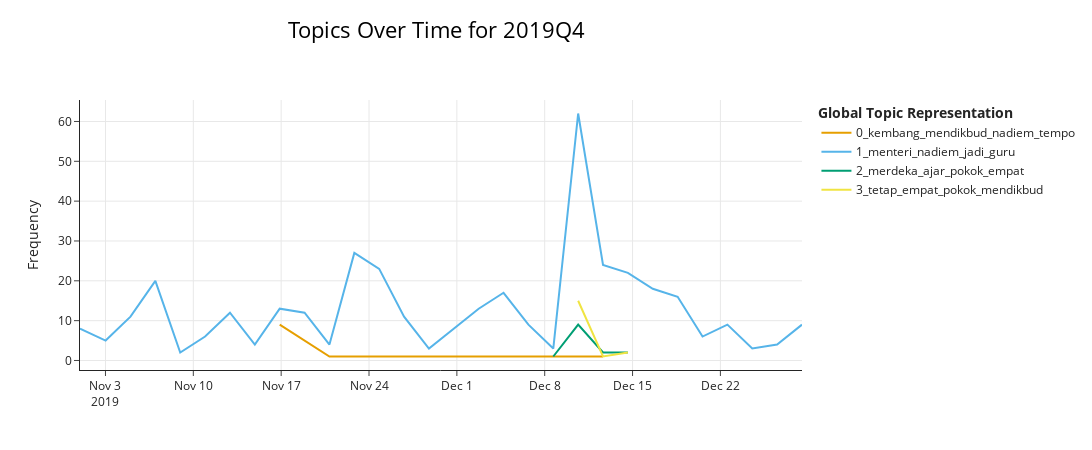
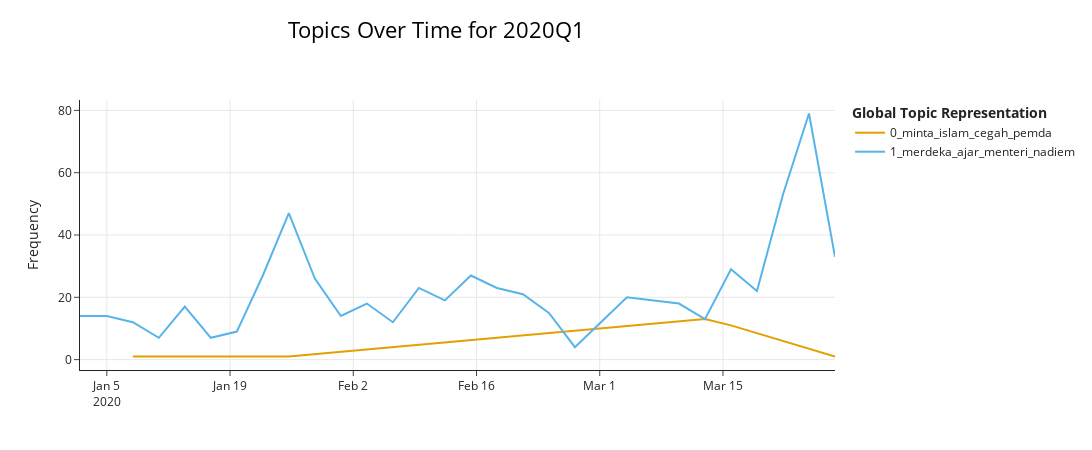
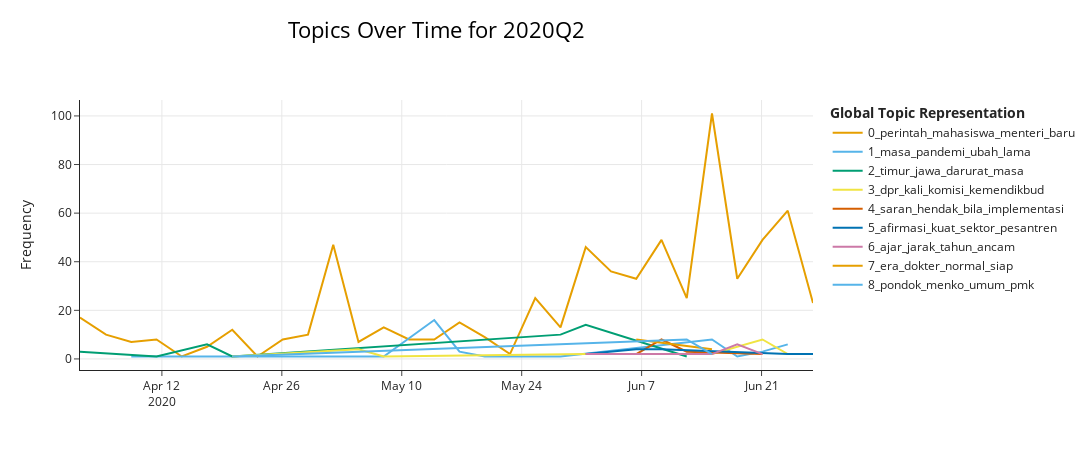
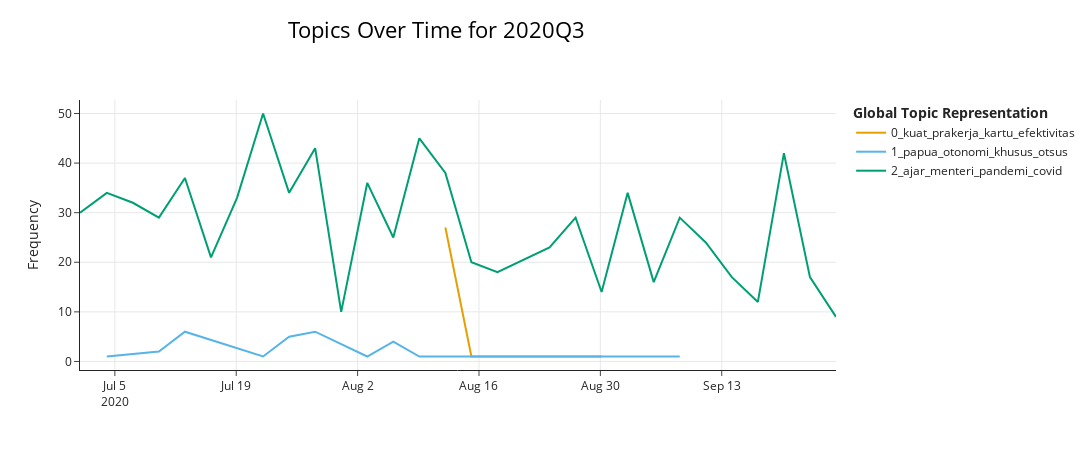

The cell these charts' notebook holds for them, in order:
### Code cell
for period, result in results.items():
    fig = result['model'].visualize_topics_over_time(result['topics_over_time'], top_n_topics=10)
    fig.update_layout(title_text=f"Topics Over Time for {period}")
    fig.show()

### Figure 1 — Plotly figure (JSON) as saved in the notebook; plotly's stock layout.template omitted (floating-point values rounded to 4 significant figures)
{"data": [{"hoverinfo": "text", "hovertext": ["<b>Topic 0</b><br>Words: kembang, mendikbud, nadiem, tempo, barong", "<b>Topic 0</b><br>Words: kembang, mendikbud, nadiem, tempo, barong", "<b>Topic 0</b><br>Words: kembang, mendikbud, nadiem, tempo, barong"], "marker": {"color": "#E69F00"}, "mode": "lines", "name": "0_kembang_mendikbud_nadiem_tempo", "type": "scatter", "x": ["2019-11-16T21:13:30.400000+00:00", "2019-11-20T20:21:06+00:00", "2019-12-12T15:32:51.800000+00:00"], "y": [9, 1, 1]}, {"hoverinfo": "text", "hovertext": ["<b>Topic 1</b><br>Words: teu, demo, agama, publik, buat", "<b>Topic 1</b><br>Words: pusat, wamen, puasa, timbang, teliti", "<b>Topic 1</b><br>Words: guru, bangun, sehat, sekolah, jadi", "<b>Topic 1</b><br>Words: jadi, indonesia, jangan, menteri, coba", "<b>Topic 1</b><br>Words: andai, bidikmisi, kemeristekdikti, institusi, miskin", "<b>Topic 1</b><br>Words: makan, sedia, tambah, anak, satu", "<b>Topic 1</b><br>Words: tingkat, syarat, bpjs, lebih, indonesia", "<b>Topic 1</b><br>Words: indeks, lihat, fik, dilema, pra", "<b>Topic 1</b><br>Words: lima, indonesia, nadiem, guru, tanda", "<b>Topic 1</b><br>Words: jadi, teliti, nadiem, makarim, indonesia", "<b>Topic 1</b><br>Words: ndoro, gumun, ganti, formasi, daftar", "<b>Topic 1</b><br>Words: analisis, jadi, guru, moga, nadiem", "<b>Topic 1</b><br>Words: guru, nadiem, baik, harap, jadi", "<b>Topic 1</b><br>Words: menteri, un, jadi, ganti, pintro", "<b>Topic 1</b><br>Words: analisis, masif, mahal, panji, pastika", "<b>Topic 1</b><br>Words: utbk, amp, guru, baru, resmi", "<b>Topic 1</b><br>Words: aceh, jadi, mh, sh, kasih", "<b>Topic 1</b><br>Words: banyak, baru, jadi, guru, kurikulum", "<b>Topic 1</b><br>Words: ppp, perempuan, politik, berapa, peran", "<b>Topic 1</b><br>Words: ibu, kritik, sangat, bapak, bagai", "<b>Topic 1</b><br>Words: makarim, nadiem, ajar, merdeka, menteri", "<b>Topic 1</b><br>Words: menteri, sebut, ganti, nadiem, terobos", "<b>Topic 1</b><br>Words: un, menteri, enggak, hapus, baru", "<b>Topic 1</b><br>Words: menteri, guru, nadiem, ajar, budaya", "<b>Topic 1</b><br>Words: jadi, un, muhammadiyah, guru, menteri", "<b>Topic 1</b><br>Words: muhammadiyah, un, sd, ajar, cipta", "<b>Topic 1</b><br>Words: menteri, orang, uji, nasional, kapal", "<b>Topic 1</b><br>Words: buku, siswa, nadiem, terap, ajar", "<b>Topic 1</b><br>Words: apabila, mungkin, beban, langgar, minimal", "<b>Topic 1</b><br>Words: provinsi, jawa, tengah, ketua, jajah"], "marker": {"color": "#56B4E9"}, "mode": "lines", "name": "1_menteri_nadiem_jadi_guru", "type": "scatter", "x": ["2019-10-31T23:17:31.166000+00:00", "2019-11-03T00:16:55.800000+00:00", "2019-11-04T23:50:43.600000+00:00", "2019-11-06T23:24:31.400000+00:00", "2019-11-08T22:58:19.200000+00:00", "2019-11-10T22:32:07+00:00", "2019-11-12T22:05:54.800000+00:00", "2019-11-14T21:39:42.600000+00:00", "2019-11-16T21:13:30.400000+00:00", "2019-11-18T20:47:18.200000+00:00", "2019-11-20T20:21:06+00:00", "2019-11-22T19:54:53.800000+00:00", "2019-11-24T19:28:41.600000+00:00", "2019-11-26T19:02:29.400000+00:00", "2019-11-28T18:36:17.200000+00:00", "2019-11-30T18:10:05+00:00", "2019-12-02T17:43:52.800000+00:00", "2019-12-04T17:17:40.600000+00:00", "2019-12-06T16:51:28.400000+00:00", "2019-12-08T16:25:16.200000+00:00", "2019-12-10T15:59:04+00:00", "2019-12-12T15:32:51.800000+00:00", "2019-12-14T15:06:39.600000+00:00", "2019-12-16T14:40:27.400000+00:00", "2019-12-18T14:14:15.200000+00:00", "2019-12-20T13:48:03+00:00", "2019-12-22T13:21:50.800000+00:00", "2019-12-24T12:55:38.600000+00:00", "2019-12-26T12:29:26.400000+00:00", "2019-12-28T12:03:14.200000+00:00"], "y": [8, 5, 11, 20, 2, 6, 12, 4, 13, 12, 4, 27, 23, 11, 3, 8, 13, 17, 9, 3, 62, 24, 22, 18, 16, 6, 9, 3, 4, 9]}, {"hoverinfo": "text", "hovertext": ["<b>Topic 2</b><br>Words: dorong, lanjut, zonasi, mendikbud, merdeka", "<b>Topic 2</b><br>Words: merdeka, ajar, pokok, empat, sampai", "<b>Topic 2</b><br>Words: merdeka, pokok, ajar, luncur, empat", "<b>Topic 2</b><br>Words: khitah, kembali, literasi, merdeka, ajar"], "marker": {"color": "#009E73"}, "mode": "lines", "name": "2_merdeka_ajar_pokok_empat", "type": "scatter", "x": ["2019-12-08T16:25:16.200000+00:00", "2019-12-10T15:59:04+00:00", "2019-12-12T15:32:51.800000+00:00", "2019-12-14T15:06:39.600000+00:00"], "y": [1, 9, 2, 2]}, {"hoverinfo": "text", "hovertext": ["<b>Topic 3</b><br>Words: tetap, empat, pokok, mendikbud, merdeka", "<b>Topic 3</b><br>Words: tetap, empat, pokok, mendikbud, merdeka", "<b>Topic 3</b><br>Words: tetap, empat, pokok, mendikbud, merdeka"], "marker": {"color": "#F0E442"}, "mode": "lines", "name": "3_tetap_empat_pokok_mendikbud", "type": "scatter", "x": ["2019-12-10T15:59:04+00:00", "2019-12-12T15:32:51.800000+00:00", "2019-12-14T15:06:39.600000+00:00"], "y": [15, 1, 2]}], "layout": {"height": 450, "hoverlabel": {"bgcolor": "white", "font": {"family": "Rockwell", "size": 16}}, "legend": {"title": {"text": "<b>Global Topic Representation"}}, "title": {"font": {"color": "Black", "size": 22}, "text": "Topics Over Time for 2019Q4", "x": 0.4, "xanchor": "center", "y": 0.95, "yanchor": "top"}, "width": 1250, "xaxis": {"showgrid": true}, "yaxis": {"showgrid": true, "title": {"text": "Frequency"}}}}

### Figure 2 — Plotly figure (JSON) as saved in the notebook; plotly's stock layout.template omitted (floating-point values rounded to 4 significant figures)
{"data": [{"hoverinfo": "text", "hovertext": ["<b>Topic 0</b><br>Words: klaim, dprd, sinkron, minta, islam", "<b>Topic 0</b><br>Words: minta, pemda, gerak, cepat, baru", "<b>Topic 0</b><br>Words: minta, islam, cegah, pemda, ikut", "<b>Topic 0</b><br>Words: minta, islam, cegah, pemda, ikut", "<b>Topic 0</b><br>Words: minta, ikut, papua, agama, lembaga"], "marker": {"color": "#E69F00"}, "mode": "lines", "name": "0_minta_islam_cegah_pemda", "type": "scatter", "x": ["2020-01-07T22:49:31+00:00", "2020-01-25T16:17:55+00:00", "2020-03-12T22:53:39+00:00", "2020-03-15T21:48:23+00:00", "2020-03-27T17:27:19+00:00"], "y": [1, 1, 13, 11, 1]}, {"hoverinfo": "text", "hovertext": ["<b>Topic 1</b><br>Words: integrasi, kemendikbud, ubah, sinkron, jalur", "<b>Topic 1</b><br>Words: malaysia, mundur, kritik, habis, menteri", "<b>Topic 1</b><br>Words: menteri, sekolah, ajar, jateng, merdeka", "<b>Topic 1</b><br>Words: anies, banyak, anggar, ibu, bapak", "<b>Topic 1</b><br>Words: jago, formal, ilmu, arah, non", "<b>Topic 1</b><br>Words: anti, nadiem, lingkung, masuk, budaya", "<b>Topic 1</b><br>Words: zonasi, kena, wapres, dokter, malang", "<b>Topic 1</b><br>Words: merdeka, ajar, kampus, nadiem, luncur", "<b>Topic 1</b><br>Words: tinggi, merdeka, nadiem, kampus, ajar", "<b>Topic 1</b><br>Words: merdeka, kampus, nadiem, makarim, menteri", "<b>Topic 1</b><br>Words: vokasi, nadiem, merdeka, menteri, kampus", "<b>Topic 1</b><br>Words: merdeka, ajar, pangan, atas, nadiem", "<b>Topic 1</b><br>Words: buku, analisis, merdeka, kampus, jadi", "<b>Topic 1</b><br>Words: menteri, sekolah, merdeka, dana, budaya", "<b>Topic 1</b><br>Words: jadi, budaya, sekolah, merdeka, ajar", "<b>Topic 1</b><br>Words: merdeka, nadiem, menteri, ajar, sekolah", "<b>Topic 1</b><br>Words: bayar, spp, menteri, gojek, sekolah", "<b>Topic 1</b><br>Words: menteri, sekolah, nadiem, get, me", "<b>Topic 1</b><br>Words: merdeka, menteri, kalau, kampus, kepala", "<b>Topic 1</b><br>Words: tahun, sptv, jombang, isdianto, menyamaratakan", "<b>Topic 1</b><br>Words: merdeka, guru, ajar, sekolah, menteri", "<b>Topic 1</b><br>Words: merdeka, kampus, semua, menteri, bedah", "<b>Topic 1</b><br>Words: merdeka, asing, tak, kampus, dunia", "<b>Topic 1</b><br>Words: libur, sekolah, virus, perintah, corona", "<b>Topic 1</b><br>Words: libur, perintah, ajar, sekolah, corona", "<b>Topic 1</b><br>Words: pasuruan, kota, ajar, guru, merdeka", "<b>Topic 1</b><br>Words: covid, masa, darurat, sebar, laksana", "<b>Topic 1</b><br>Words: covid, masa, laksana, darurat, surat", "<b>Topic 1</b><br>Words: ajar, edar, darurat, surat, covid"], "marker": {"color": "#56B4E9"}, "mode": "lines", "name": "1_merdeka_ajar_menteri_nadiem", "type": "scatter", "x": ["2020-01-01T22:52:24.480000+00:00", "2020-01-04T23:54:47+00:00", "2020-01-07T22:49:31+00:00", "2020-01-10T21:44:15+00:00", "2020-01-13T20:38:59+00:00", "2020-01-16T19:33:43+00:00", "2020-01-19T18:28:27+00:00", "2020-01-22T17:23:11+00:00", "2020-01-25T16:17:55+00:00", "2020-01-28T15:12:39+00:00", "2020-01-31T14:07:23+00:00", "2020-02-03T13:02:07+00:00", "2020-02-06T11:56:51+00:00", "2020-02-09T10:51:35+00:00", "2020-02-12T09:46:19+00:00", "2020-02-15T08:41:03+00:00", "2020-02-18T07:35:47+00:00", "2020-02-21T06:30:31+00:00", "2020-02-24T05:25:15+00:00", "2020-02-27T04:19:59+00:00", "2020-03-01T03:14:43+00:00", "2020-03-04T02:09:27+00:00", "2020-03-09T23:58:55+00:00", "2020-03-12T22:53:39+00:00", "2020-03-15T21:48:23+00:00", "2020-03-18T20:43:07+00:00", "2020-03-21T19:37:51+00:00", "2020-03-24T18:32:35+00:00", "2020-03-27T17:27:19+00:00"], "y": [14, 14, 12, 7, 17, 7, 9, 27, 47, 26, 14, 18, 12, 23, 19, 27, 23, 21, 15, 4, 12, 20, 18, 13, 29, 22, 53, 79, 33]}], "layout": {"height": 450, "hoverlabel": {"bgcolor": "white", "font": {"family": "Rockwell", "size": 16}}, "legend": {"title": {"text": "<b>Global Topic Representation"}}, "title": {"font": {"color": "Black", "size": 22}, "text": "Topics Over Time for 2020Q1", "x": 0.4, "xanchor": "center", "y": 0.95, "yanchor": "top"}, "width": 1250, "xaxis": {"showgrid": true}, "yaxis": {"showgrid": true, "title": {"text": "Frequency"}}}}

### Figure 3 — Plotly figure (JSON) as saved in the notebook; plotly's stock layout.template omitted (floating-point values rounded to 4 significant figures)
{"data": [{"hoverinfo": "text", "hovertext": ["<b>Topic 0</b><br>Words: enggak, perintah, covid, guru, baru", "<b>Topic 0</b><br>Words: lbp, amp, urus, luar, negeri", "<b>Topic 0</b><br>Words: muridmurid, mtsma, maksimal, sekalipun, kerja", "<b>Topic 0</b><br>Words: budaya, karantina, otgodp, kendal, bontang", "<b>Topic 0</b><br>Words: kurung, sanksi, cabut, kjp, keluar", "<b>Topic 0</b><br>Words: ikn, infrastruktur, maju, bangun, bangsa", "<b>Topic 0</b><br>Words: tangan, politik, kota, file, proteksi", "<b>Topic 0</b><br>Words: gebrak, tggu, sosok, siapa, alami", "<b>Topic 0</b><br>Words: amp, gol, medis, perempuan, jodo", "<b>Topic 0</b><br>Words: mahasiswa, beri, buat, kbm, belajarmengajar", "<b>Topic 0</b><br>Words: nasional, hari, mahasiswa, selamat, undip", "<b>Topic 0</b><br>Words: akademi, sangsi, edukreator, baru, ajar", "<b>Topic 0</b><br>Words: insan, bebas, gulir, beri, nadiem", "<b>Topic 0</b><br>Words: ntt, ragu, sertifikasi, pilar, handal", "<b>Topic 0</b><br>Words: aco, aktivitas, bpjs, batas, orangorang", "<b>Topic 0</b><br>Words: manajemen, pil, uny, unj, buat", "<b>Topic 0</b><br>Words: mungkin, menteri, kesel, hi, prank", "<b>Topic 0</b><br>Words: paham, jelas, masyarakat, perlu, kacaubalau", "<b>Topic 0</b><br>Words: pkb, baru, perhati, ajar, normal", "<b>Topic 0</b><br>Words: wisuda, dunia, normal, vokasi, banjarmasin", "<b>Topic 0</b><br>Words: normal, enggak, ukt, pak, kampus", "<b>Topic 0</b><br>Words: mas, sekolah, ukt, buat, bawah", "<b>Topic 0</b><br>Words: perintah, buat, spp, jadi, usul", "<b>Topic 0</b><br>Words: normal, perintah, new, baik, sektor", "<b>Topic 0</b><br>Words: undang, batas, adil, penting, sama", "<b>Topic 0</b><br>Words: covid, pandemi, perintah, sekolah, ajar", "<b>Topic 0</b><br>Words: ajar, budaya, mahasiswa, baik, indonesia", "<b>Topic 0</b><br>Words: ukt, mahasiswa, menteri, dukung, kait", "<b>Topic 0</b><br>Words: usia, dki, ppdb, jakarta, sama", "<b>Topic 0</b><br>Words: zonasi, sekolah, anak, layan, kontra"], "marker": {"color": "#E69F00"}, "mode": "lines", "name": "0_perintah_mahasiswa_menteri_baru", "type": "scatter", "x": ["2020-04-02T10:33:33.067000+00:00", "2020-04-05T11:25:17.433333+00:00", "2020-04-08T10:09:41.866666+00:00", "2020-04-11T08:54:06.300000+00:00", "2020-04-14T07:38:30.733333+00:00", "2020-04-17T06:22:55.166666+00:00", "2020-04-20T05:07:19.600000+00:00", "2020-04-23T03:51:44.033333+00:00", "2020-04-26T02:36:08.466666+00:00", "2020-04-29T01:20:32.900000+00:00", "2020-05-02T00:04:57.333333+00:00", "2020-05-04T22:49:21.766666+00:00", "2020-05-07T21:33:46.200000+00:00", "2020-05-10T20:18:10.633333+00:00", "2020-05-13T19:02:35.066666+00:00", "2020-05-16T17:46:59.500000+00:00", "2020-05-19T16:31:23.933333+00:00", "2020-05-22T15:15:48.366666+00:00", "2020-05-25T14:00:12.800000+00:00", "2020-05-28T12:44:37.233333+00:00", "2020-05-31T11:29:01.666666+00:00", "2020-06-03T10:13:26.100000+00:00", "2020-06-06T08:57:50.533333+00:00", "2020-06-09T07:42:14.966666+00:00", "2020-06-12T06:26:39.400000+00:00", "2020-06-15T05:11:03.833333+00:00", "2020-06-18T03:55:28.266666+00:00", "2020-06-21T02:39:52.700000+00:00", "2020-06-24T01:24:17.133333+00:00", "2020-06-27T00:08:41.566666+00:00"], "y": [17, 10, 7, 8, 1, 5, 12, 1, 8, 10, 47, 7, 13, 8, 8, 15, 9, 2, 25, 13, 46, 36, 33, 49, 25, 101, 33, 49, 61, 23]}, {"hoverinfo": "text", "hovertext": ["<b>Topic 1</b><br>Words: rebalancing, pandemik, masa, covid, pandemi", "<b>Topic 1</b><br>Words: lama, masa, darurat, laksana, covid", "<b>Topic 1</b><br>Words: ilmu, perlu, masa, pandemi, ubah", "<b>Topic 1</b><br>Words: ubah, lama, pandemi, covid, masa", "<b>Topic 1</b><br>Words: ini, ubah, lama, masa, pandemi", "<b>Topic 1</b><br>Words: timlo, net, ubah, lama, masa", "<b>Topic 1</b><br>Words: perintah, masa, pandemi, ubah, lama", "<b>Topic 1</b><br>Words: masa, pandemi, covid, resmi, tahu", "<b>Topic 1</b><br>Words: tengah, pandemi, covid, masa, ubah", "<b>Topic 1</b><br>Words: prinsip, masa, pandemi, ubah, lama", "<b>Topic 1</b><br>Words: intensif, awal, masa, pandemi, demokrat"], "marker": {"color": "#56B4E9"}, "mode": "lines", "name": "1_masa_pandemi_ubah_lama", "type": "scatter", "x": ["2020-04-08T10:09:41.866666+00:00", "2020-04-29T01:20:32.900000+00:00", "2020-05-07T21:33:46.200000+00:00", "2020-05-13T19:02:35.066666+00:00", "2020-05-16T17:46:59.500000+00:00", "2020-05-19T16:31:23.933333+00:00", "2020-05-28T12:44:37.233333+00:00", "2020-06-15T05:11:03.833333+00:00", "2020-06-18T03:55:28.266666+00:00", "2020-06-21T02:39:52.700000+00:00", "2020-06-24T01:24:17.133333+00:00"], "y": [1, 1, 1, 16, 3, 1, 1, 8, 1, 3, 6]}, {"hoverinfo": "text", "hovertext": ["<b>Topic 2</b><br>Words: darurat, corona, nomor, masa, timur", "<b>Topic 2</b><br>Words: jawa, timur, darurat, disease, panjang", "<b>Topic 2</b><br>Words: jawa, timur, darurat, panjang, nomor", "<b>Topic 2</b><br>Words: jawa, timur, darurat, nomor, perihal", "<b>Topic 2</b><br>Words: panjang, darurat, diy, nomor, gubernur", "<b>Topic 2</b><br>Words: timur, jawa, darurat, masa, gubernur", "<b>Topic 2</b><br>Words: tana, toraja, bupati, darurat, edar"], "marker": {"color": "#009E73"}, "mode": "lines", "name": "2_timur_jawa_darurat_masa", "type": "scatter", "x": ["2020-04-02T10:33:33.067000+00:00", "2020-04-11T08:54:06.300000+00:00", "2020-04-17T06:22:55.166666+00:00", "2020-04-20T05:07:19.600000+00:00", "2020-05-28T12:44:37.233333+00:00", "2020-05-31T11:29:01.666666+00:00", "2020-06-12T06:26:39.400000+00:00"], "y": [3, 1, 6, 1, 10, 14, 1]}, {"hoverinfo": "text", "hovertext": ["<b>Topic 3</b><br>Words: dpr, kali, komisi, ulm, fakultas", "<b>Topic 3</b><br>Words: vokasi, kemendikbud, dpr, terbit, khusus", "<b>Topic 3</b><br>Words: legislator, rumus, dorong, kemendikbud, vokasi", "<b>Topic 3</b><br>Words: dpr, dasco, kominfo, sufmi, kemendikbud", "<b>Topic 3</b><br>Words: dpr, kali, komisi, pariwisata, pustaka", "<b>Topic 3</b><br>Words: dpr, kali, apresiasi, komisi, kemendikbud", "<b>Topic 3</b><br>Words: dpr, apresiasi, bantu, kemendikbud, dampak", "<b>Topic 3</b><br>Words: dpr, kali, komisi, relaksasi, ri"], "marker": {"color": "#F0E442"}, "mode": "lines", "name": "3_dpr_kali_komisi_kemendikbud", "type": "scatter", "x": ["2020-04-20T05:07:19.600000+00:00", "2020-05-04T22:49:21.766666+00:00", "2020-05-07T21:33:46.200000+00:00", "2020-05-31T11:29:01.666666+00:00", "2020-06-15T05:11:03.833333+00:00", "2020-06-21T02:39:52.700000+00:00", "2020-06-24T01:24:17.133333+00:00", "2020-06-27T00:08:41.566666+00:00"], "y": [1, 4, 1, 2, 2, 8, 2, 2]}, {"hoverinfo": "text", "hovertext": ["<b>Topic 4</b><br>Words: saran, hendak, kemendikbud, bila, implementasi", "<b>Topic 4</b><br>Words: hendak, saran, bila, implementasi, timbang", "<b>Topic 4</b><br>Words: hendak, saran, bila, implementasi, timbang", "<b>Topic 4</b><br>Words: henti, sama, belajarmengajar, adaptasi, online"], "marker": {"color": "#D55E00"}, "mode": "lines", "name": "4_saran_hendak_bila_implementasi", "type": "scatter", "x": ["2020-06-06T08:57:50.533333+00:00", "2020-06-09T07:42:14.966666+00:00", "2020-06-12T06:26:39.400000+00:00", "2020-06-21T02:39:52.700000+00:00"], "y": [2, 8, 3, 2]}, {"hoverinfo": "text", "hovertext": ["<b>Topic 5</b><br>Words: lembaga, khusus, sektor, afirmasi, kuat", "<b>Topic 5</b><br>Words: afirmasi, godok, pesantren, khusus, sektor", "<b>Topic 5</b><br>Words: kuat, pesantren, afirmasi, sektor, perintah", "<b>Topic 5</b><br>Words: afirmasi, ulas, tarik, kena, perlu", "<b>Topic 5</b><br>Words: sisa, pph, pajak, ditjen, abadi"], "marker": {"color": "#0072B2"}, "mode": "lines", "name": "5_afirmasi_kuat_sektor_pesantren", "type": "scatter", "x": ["2020-05-31T11:29:01.666666+00:00", "2020-06-06T08:57:50.533333+00:00", "2020-06-09T07:42:14.966666+00:00", "2020-06-24T01:24:17.133333+00:00", "2020-06-27T00:08:41.566666+00:00"], "y": [2, 4, 4, 2, 2]}, {"hoverinfo": "text", "hovertext": ["<b>Topic 6</b><br>Words: ajar, baru, tahun, lik, pandemi", "<b>Topic 6</b><br>Words: kala, tilik, baru, pandemi, ajar", "<b>Topic 6</b><br>Words: ajar, jarak, ancam, tahun, dekat", "<b>Topic 6</b><br>Words: ajar, jarak, ancam, dekat, tahun"], "marker": {"color": "#CC79A7"}, "mode": "lines", "name": "6_ajar_jarak_tahun_ancam", "type": "scatter", "x": ["2020-05-31T11:29:01.666666+00:00", "2020-06-15T05:11:03.833333+00:00", "2020-06-18T03:55:28.266666+00:00", "2020-06-21T02:39:52.700000+00:00"], "y": [2, 2, 6, 2]}, {"hoverinfo": "text", "hovertext": ["<b>Topic 7</b><br>Words: dokter, siap, era, normal, kemendikbud", "<b>Topic 7</b><br>Words: era, normal, new, bingung, dokter"], "marker": {"color": "#E69F00"}, "mode": "lines", "name": "7_era_dokter_normal_siap", "type": "scatter", "x": ["2020-06-06T08:57:50.533333+00:00", "2020-06-15T05:11:03.833333+00:00"], "y": [8, 4]}, {"hoverinfo": "text", "hovertext": ["<b>Topic 8</b><br>Words: ulm, virtual, dokter, bahas, rapat", "<b>Topic 8</b><br>Words: menko, pmk, menag, pondok, umum", "<b>Topic 8</b><br>Words: youtube, pondok, umum, pesantren, agama"], "marker": {"color": "#56B4E9"}, "mode": "lines", "name": "8_pondok_menko_umum_pmk", "type": "scatter", "x": ["2020-04-20T05:07:19.600000+00:00", "2020-06-12T06:26:39.400000+00:00", "2020-06-15T05:11:03.833333+00:00"], "y": [1, 8, 2]}], "layout": {"height": 450, "hoverlabel": {"bgcolor": "white", "font": {"family": "Rockwell", "size": 16}}, "legend": {"title": {"text": "<b>Global Topic Representation"}}, "title": {"font": {"color": "Black", "size": 22}, "text": "Topics Over Time for 2020Q2", "x": 0.4, "xanchor": "center", "y": 0.95, "yanchor": "top"}, "width": 1250, "xaxis": {"showgrid": true}, "yaxis": {"showgrid": true, "title": {"text": "Frequency"}}}}

### Figure 4 — Plotly figure (JSON) as saved in the notebook; plotly's stock layout.template omitted (floating-point values rounded to 4 significant figures)
{"data": [{"hoverinfo": "text", "hovertext": ["<b>Topic 0</b><br>Words: kuat, kartu, prakerja, efektivitas, pip", "<b>Topic 0</b><br>Words: kuat, kartu, efektivitas, prakerja, salur", "<b>Topic 0</b><br>Words: karakter, selenggara, kuat, program, building"], "marker": {"color": "#E69F00"}, "mode": "lines", "name": "0_kuat_prakerja_kartu_efektivitas", "type": "scatter", "x": ["2020-08-12T02:56:03.933333+00:00", "2020-08-15T03:01:28.500000+00:00", "2020-08-30T03:28:31.333333+00:00"], "y": [27, 1, 1]}, {"hoverinfo": "text", "hovertext": ["<b>Topic 1</b><br>Words: papua, otonomi, khusus, tanah, bangun", "<b>Topic 1</b><br>Words: papua, otsus, barat, otonomi, khusus", "<b>Topic 1</b><br>Words: papua, otonomi, khusus, asli, citacitanya", "<b>Topic 1</b><br>Words: papua, otonomi, emas, khusus, barat", "<b>Topic 1</b><br>Words: papua, otonomi, khusus, barat, bebas", "<b>Topic 1</b><br>Words: otonomi, khusus, papua, beasiswa, dana", "<b>Topic 1</b><br>Words: papua, otonomi, khusus, otsus, februari", "<b>Topic 1</b><br>Words: papua, otonomi, khusus, otsus, beasiswa", "<b>Topic 1</b><br>Words: otsus, amp, papua, audit, upa", "<b>Topic 1</b><br>Words: papua, peluang, otsus, barat, unk", "<b>Topic 1</b><br>Words: papua, otsus, otonomi, mndukung, mbawa", "<b>Topic 1</b><br>Words: otsus, papua, masyarakat, bidang, marthen", "<b>Topic 1</b><br>Words: papua, otsus, yaaotsus, mensejahterkan, sogok"], "marker": {"color": "#56B4E9"}, "mode": "lines", "name": "1_papua_otonomi_khusus_otsus", "type": "scatter", "x": ["2020-07-04T01:45:44.566666+00:00", "2020-07-10T01:56:33.700000+00:00", "2020-07-13T02:01:58.266666+00:00", "2020-07-22T02:18:11.966666+00:00", "2020-07-25T02:23:36.533333+00:00", "2020-07-28T02:29:01.100000+00:00", "2020-08-03T02:39:50.233333+00:00", "2020-08-06T02:45:14.800000+00:00", "2020-08-09T02:50:39.366666+00:00", "2020-08-15T03:01:28.500000+00:00", "2020-08-27T03:23:06.766666+00:00", "2020-09-02T03:33:55.900000+00:00", "2020-09-08T03:44:45.033333+00:00"], "y": [1, 2, 6, 1, 5, 6, 1, 4, 1, 1, 1, 1, 1]}, {"hoverinfo": "text", "hovertext": ["<b>Topic 2</b><br>Words: sekolah, ajar, menteri, ganti, guru", "<b>Topic 2</b><br>Words: menteri, indonesia, dki, nadiem, pandemi", "<b>Topic 2</b><br>Words: sekolah, indonesia, menteri, ajar, mahasiswa", "<b>Topic 2</b><br>Words: ajar, anak, lihat, tahun, menteri", "<b>Topic 2</b><br>Words: ajar, jadi, tahun, bukan, uu", "<b>Topic 2</b><br>Words: ajar, rakyat, pandemi, merdeka, menteri", "<b>Topic 2</b><br>Words: ajar, buat, pandemi, banyak, menteri", "<b>Topic 2</b><br>Words: menteri, ajar, anak, jadi, dunia", "<b>Topic 2</b><br>Words: ribu, ajar, nadiem, budaya, menteri", "<b>Topic 2</b><br>Words: indonesia, menteri, ajar, buat, anak", "<b>Topic 2</b><br>Words: covid, sektor, tatanan, luar, guna", "<b>Topic 2</b><br>Words: program, indonesia, sekolah, ajar, sebut", "<b>Topic 2</b><br>Words: ajar, jadi, sekolah, satu, erti", "<b>Topic 2</b><br>Words: sekolah, menteri, ajar, pandemi, masa", "<b>Topic 2</b><br>Words: ajar, covid, menteri, perintah, tahun", "<b>Topic 2</b><br>Words: papua, pandemi, sujono, public, hs", "<b>Topic 2</b><br>Words: aspek, upaya, pandemi, covid, kemendikbud", "<b>Topic 2</b><br>Words: uny, covid, menteri, ajar, pil", "<b>Topic 2</b><br>Words: ajar, pandemi, kemendikbud, menteri, dpr", "<b>Topic 2</b><br>Words: pandemi, ajar, covid, sekolah, kemendikbud", "<b>Topic 2</b><br>Words: ajar, menteri, budaya, covid, nilai", "<b>Topic 2</b><br>Words: ganti, perdana, menteri, india, nasional", "<b>Topic 2</b><br>Words: nilai, positif, beri, siswa, menteri", "<b>Topic 2</b><br>Words: pandemi, ajar, indonesia, inews, bukan", "<b>Topic 2</b><br>Words: inews, pandemi, kurikulum, tengah, indonesia", "<b>Topic 2</b><br>Words: sejarah, jadi, memang, banyak, kalau", "<b>Topic 2</b><br>Words: ajar, mahasura, salam, muda, covid", "<b>Topic 2</b><br>Words: bantu, kuota, internet, nadiem, makarim", "<b>Topic 2</b><br>Words: sentral, jadi, tua, kerja, sekolah"], "marker": {"color": "#009E73"}, "mode": "lines", "name": "2_ajar_menteri_pandemi_covid", "type": "scatter", "x": ["2020-06-30T23:30:34.263000+00:00", "2020-07-04T01:45:44.566666+00:00", "2020-07-07T01:51:09.133333+00:00", "2020-07-10T01:56:33.700000+00:00", "2020-07-13T02:01:58.266666+00:00", "2020-07-16T02:07:22.833333+00:00", "2020-07-19T02:12:47.400000+00:00", "2020-07-22T02:18:11.966666+00:00", "2020-07-25T02:23:36.533333+00:00", "2020-07-28T02:29:01.100000+00:00", "2020-07-31T02:34:25.666666+00:00", "2020-08-03T02:39:50.233333+00:00", "2020-08-06T02:45:14.800000+00:00", "2020-08-09T02:50:39.366666+00:00", "2020-08-12T02:56:03.933333+00:00", "2020-08-15T03:01:28.500000+00:00", "2020-08-18T03:06:53.066666+00:00", "2020-08-24T03:17:42.200000+00:00", "2020-08-27T03:23:06.766666+00:00", "2020-08-30T03:28:31.333333+00:00", "2020-09-02T03:33:55.900000+00:00", "2020-09-05T03:39:20.466666+00:00", "2020-09-08T03:44:45.033333+00:00", "2020-09-11T03:50:09.600000+00:00", "2020-09-14T03:55:34.166666+00:00", "2020-09-17T04:00:58.733333+00:00", "2020-09-20T04:06:23.300000+00:00", "2020-09-23T04:11:47.866666+00:00", "2020-09-26T04:17:12.433333+00:00"], "y": [30, 34, 32, 29, 37, 21, 33, 50, 34, 43, 10, 36, 25, 45, 38, 20, 18, 23, 29, 14, 34, 16, 29, 24, 17, 12, 42, 17, 9]}], "layout": {"height": 450, "hoverlabel": {"bgcolor": "white", "font": {"family": "Rockwell", "size": 16}}, "legend": {"title": {"text": "<b>Global Topic Representation"}}, "title": {"font": {"color": "Black", "size": 22}, "text": "Topics Over Time for 2020Q3", "x": 0.4, "xanchor": "center", "y": 0.95, "yanchor": "top"}, "width": 1250, "xaxis": {"showgrid": true}, "yaxis": {"showgrid": true, "title": {"text": "Frequency"}}}}
